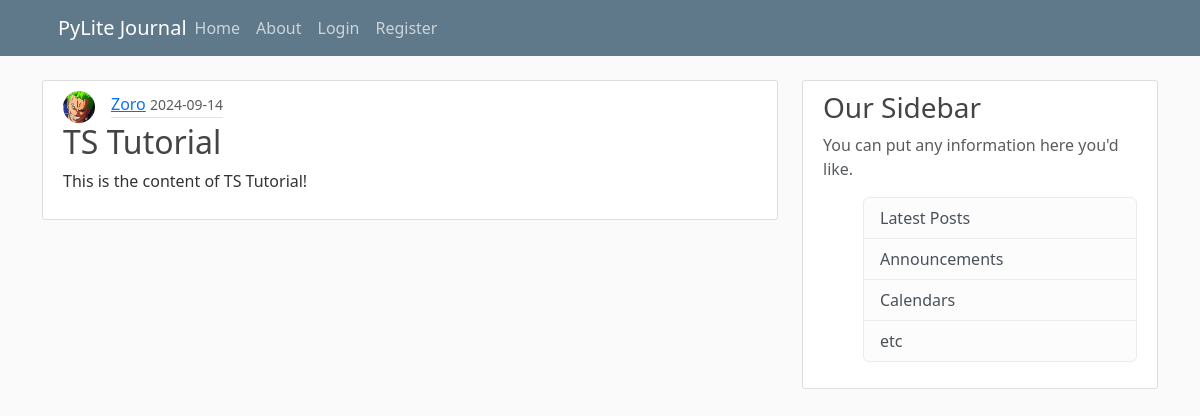
Screenshot of /post/3 with the database file from the repository.
### flask_blog/models.py (models this page shows, shortened)
class User(db.Model, UserMixin):
  id = db.Column(db.Integer, primary_key=True)
  username = db.Column(db.String(20), unique=True, nullable=False)
  email = db.Column(db.String(120), unique=True, nullable=False)
  image_file = db.Column(db.String(20), nullable=False, default='default.jpg')
  password = db.Column(db.String(60), nullable=False)
  posts = db.relationship('Post', backref='author', lazy=True)

class Post(db.Model):
  id = db.Column(db.Integer, primary_key=True)
  title = db.Column(db.String(100), nullable=False)
  date = db.Column(db.DateTime, nullable=False, default=datetime.now)
  content = db.Column(db.Text, nullable=False)
  user_id = db.Column(db.Integer, db.ForeignKey('user.id'), nullable=False)

### flask_blog/routes.py (the view)
@app.route('/post/<int:post_id>', methods=['GET', 'POST'])
def post(post_id):
  post = Post.query.get_or_404(post_id)
  return render_template('post.html', title=post.title, post=post)

### flask_blog/templates/post.html (shortened to what this page needs)
{% extends "layout.html" %}
{% block content %}
  <article class="media content-section">
    <div class="media-body">
      <div style="display: flex; align-items: center;">
        <img class="rounded-circle article-img"
          src="{{ url_for('static', filename='profile_pictures/' + post.author.image_file) }}" alt=""
          style="width: 2rem; height: 2rem;">
        <div class="article-metadata">
          <a class="mr-2" href="#">{{ post.author.username }}</a>
          <small class="text-muted">{{ post.date.strftime('%Y-%m-%d') }}</small>
        </div>
      </div>
      <h2 class="article-title">{{ post.title }}</h2>
      <p class="article-content">{{ post.content }}</p>
    </div>
  </article>
{% endblock content %}

### flask_blog/static/main.css (style rules this page uses)
body { background: #fafafa; color: #333333; margin-top: 5rem; }
h1, h2, h3, h4, h5, h6 { color: #444444; }
.content-section { background: #ffffff; padding: 10px 20px; border: 1px solid #dddddd; border-radius: 3px; margin-bottom: 20px; }
.article-title { color: #444444; }
.article-content { white-space: pre-line; }
.article-img { height: 65px; width: 65px; margin-right: 16px; }
.article-metadata { padding-bottom: 1px; margin-bottom: 4px; border-bottom: 1px solid #e3e3e3 }

### rows the page displays
User: image_file (picture), author.username "Zoro"
Post: date "2024-09-14", title "TS Tutorial", content "This is the content of TS Tutorial!"
